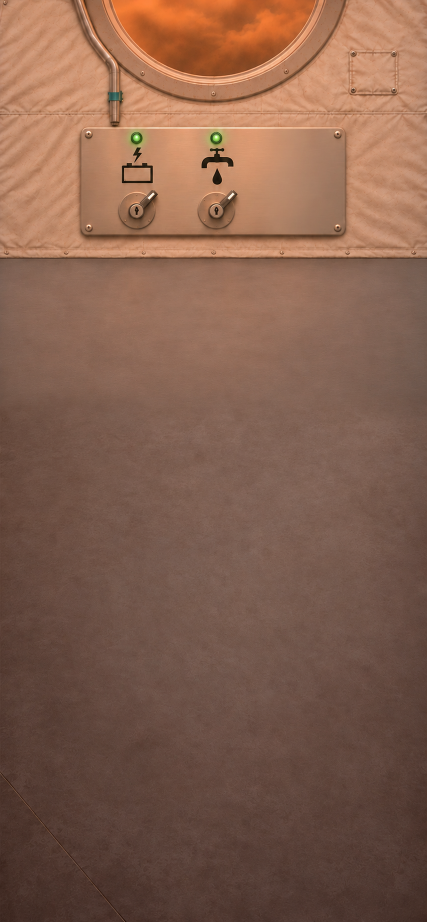
#> input picture projects/mars-study/production/live-feedback/storm-controls/two-controls-master.png, 853 x 1844 px, given in place of amber-noon.webp, which was not available (shown at 1/2 size)
$ python export-scene.py
#> lines starting #> are read from the running program, lines starting #| are printed output that depends on the picture; after the words box and inside, x2 and y2 are one past the last pixel; in counts of white or black regions, pixels touching at a corner belong together
"""Register only the generated fuel-selector removal over the original scene.

Requires Pillow and NumPy. All pixels outside the recorded local patch remain
the original decoded background pixels. Remaining controls are unchanged.
"""
from pathlib import Path
import json
import numpy as np
from PIL import Image

P = Path(__file__).resolve().parent
ROOT = P.parents[4]
OUT = ROOT/'stories/mars/assets/live-feedback/storm-controls'
RUN = ROOT/'runs/mars-storm-controls'
OUT.mkdir(parents=True, exist_ok=True)
RUN.mkdir(parents=True, exist_ok=True)
base_path = ROOT/'stories/mars/assets/survival/scenes/amber-noon.webp'
base = Image.open(base_path).convert('RGB')
#> base is the input picture: PIL image 853x1844 RGB; mean R, G, B 132.1, 95.8, 77.8
master = Image.open(P/'two-controls-master.png').convert('RGB')
replacement = master.resize(base.size, Image.Resampling.LANCZOS)
box = (475, 228, 608, 433)
x0,y0,x1,y1 = box
yy,xx = np.mgrid[y0:y1,x0:x1]
distance = np.minimum.reduce([xx-x0, x1-1-xx, yy-y0, y1-1-yy])
alpha = np.clip(distance/8, 0, 1)
alpha = alpha*alpha*(3-2*alpha)
mask = Image.new('L', base.size)
#> mask: PIL image 853x1844 L; every value is 0
mask.paste(Image.fromarray(np.rint(alpha*255).astype('uint8')), (x0,y0))
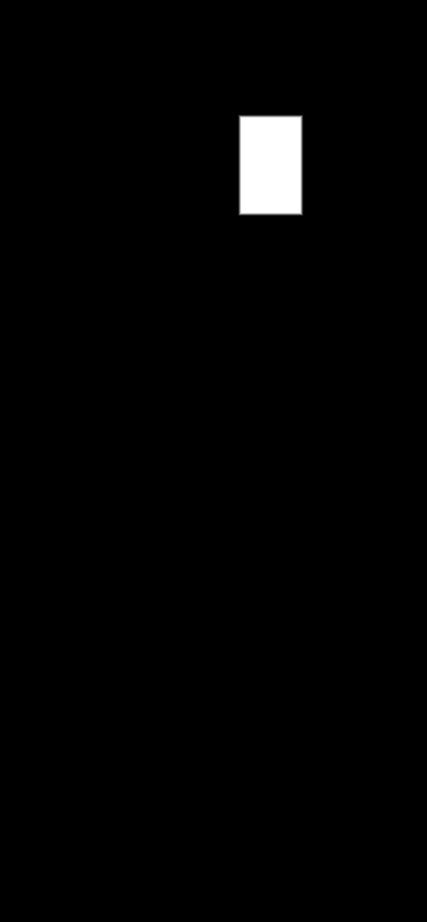
#> mask: PIL image 853x1844 L (shown at 1/2 size); min 0, max 255, mean 3.9
result = Image.composite(replacement, base, mask)
result.save(OUT/'amber-noon.webp', lossless=True, method=6)
original = np.asarray(base)
actual = np.asarray(Image.open(OUT/'amber-noon.webp').convert('RGB'))
changed = np.any(original != actual, axis=2)
permitted = np.asarray(mask) != 0
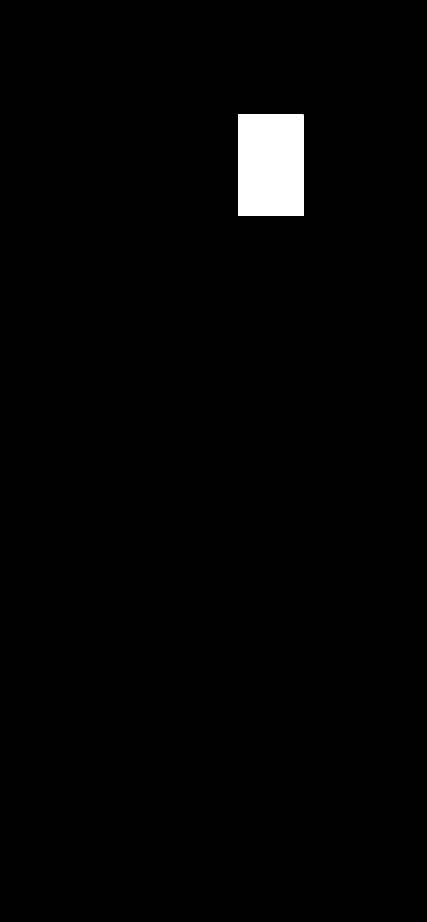
#> permitted: shape (1844, 853) bool (shown at 1/2 size); 1.7% white; 1 white region, box (x1, y1, x2, y2) and area: (476, 229, 607, 432) 26593
assert not np.any(changed & ~permitted), 'Pixels changed outside the local removal'
for left,top,right,bottom in [(185,230,310,435),(333,230,453,435)]:
    assert np.array_equal(original[top:bottom,left:right],actual[top:bottom,left:right])
(P/'geometry.json').write_text(json.dumps({
    'source': str(base_path.relative_to(ROOT)),
    'generated': 'two-controls-master.png', 'generatedSize': master.size,
    'runtime': str((OUT/'amber-noon.webp').relative_to(ROOT)),
    'runtimeSize': base.size, 'patchBounds': box,
    'mask': '8-pixel inside smoothstep feather; zero outside patch',
    'preservedExactly': ['left power selector and overlay registration',
                         'middle water selector and overlay registration',
                         'window, surrounding wall and floor outside patch'],
    'changedPixels': int(changed.sum()),
    'outsidePatchChangedPixels': int(np.count_nonzero(changed & ~permitted)),
},indent=2)+'\n')
result.resize((390,844),Image.Resampling.LANCZOS).save(RUN/'two-controls-proof.png')
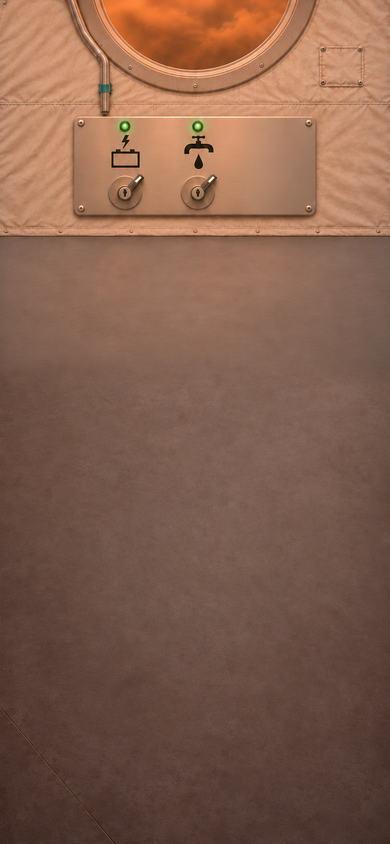
#> saved as two-controls-proof.png: PIL image 390x844 RGB; mean R, G, B 132.1, 95.8, 77.8
result.crop((140,220,640,450)).resize((1000,460),Image.Resampling.LANCZOS).save(RUN/'plate-detail.png')
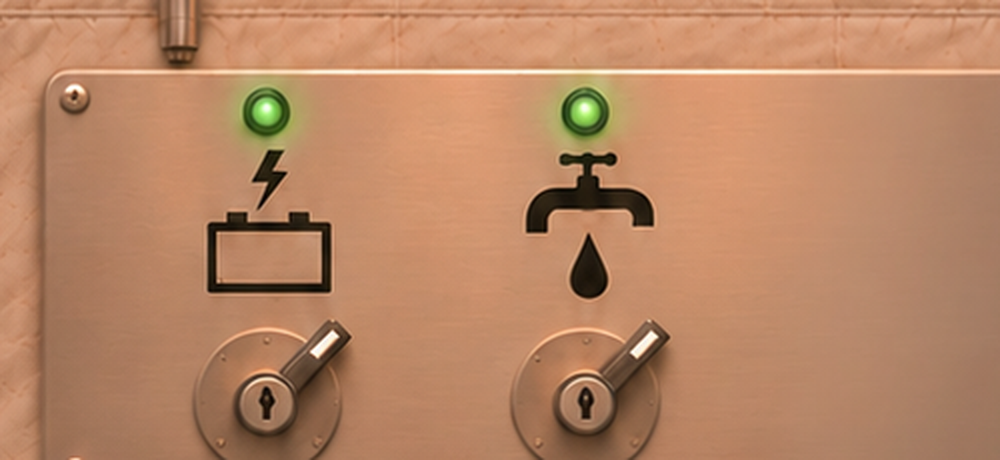
#> saved as plate-detail.png: PIL image 1000x460 RGB; mean R, G, B 184.3, 134.2, 101.3
print('Exported removal patch; other control pixels unchanged.')
